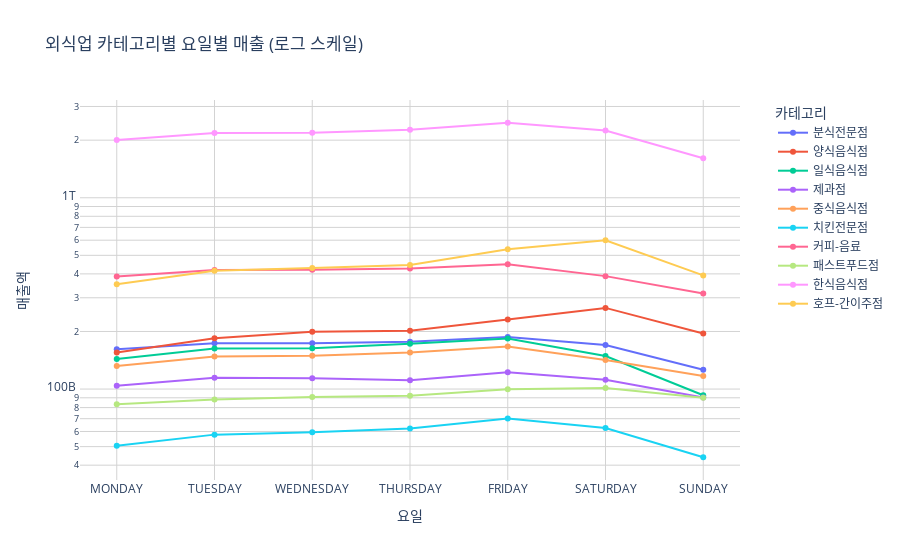

The cell this chart's notebook holds for it:
### Code cell
import pandas as pd
import plotly.express as px

# category_name을 문자열로 변환
sales_day_df['category_name'] = sales_day_df['category_name'].astype(str)

# Plotly로 꺾은선 그래프 생성
fig = px.line(
    sales_day_df,
    x='week',
    y='total_sales',
    color='category_name',
    markers=True,
    labels={
        'week': '요일',
        'total_sales': '매출액',
        'category_name': '카테고리'
    },
    title='외식업 카테고리별 요일별 매출 (로그 스케일)'
)

fig.update_xaxes(
    type='category',
    showgrid=True,
    gridcolor='lightgray'
)

# y축 로그 스케일 + 그리드 표시
fig.update_yaxes(
    type='log',
    showgrid=True,
    gridcolor='lightgray'
)

# 라인 모드 적용
fig.update_traces(mode='lines+markers')

fig.update_layout(
    legend=dict(title='카테고리', x=1.05, y=1),
    plot_bgcolor='white',
    paper_bgcolor='white'
)

# 범례 위치
fig.update_layout(legend=dict(title='카테고리', x=1.05, y=1))

fig.show()

### Figure 1 — Plotly figure (JSON) as saved in the notebook; plotly's stock layout.template omitted (floating-point values rounded to 4 significant figures)
{"data": [{"hovertemplate": "카테고리=분식전문점<br>요일=%{x}<br>매출액=%{y}<extra></extra>", "legendgroup": "분식전문점", "line": {"color": "#636efa", "dash": "solid"}, "marker": {"symbol": "circle"}, "mode": "lines+markers", "name": "분식전문점", "orientation": "v", "showlegend": true, "type": "scatter", "x": ["MONDAY", "TUESDAY", "WEDNESDAY", "THURSDAY", "FRIDAY", "SATURDAY", "SUNDAY"], "xaxis": "x", "y": [161300000000.0, 173400000000.0, 173400000000.0, 176500000000.0, 187000000000.0, 169700000000.0, 126000000000.0], "yaxis": "y"}, {"hovertemplate": "카테고리=양식음식점<br>요일=%{x}<br>매출액=%{y}<extra></extra>", "legendgroup": "양식음식점", "line": {"color": "#EF553B", "dash": "solid"}, "marker": {"symbol": "circle"}, "mode": "lines+markers", "name": "양식음식점", "orientation": "v", "showlegend": true, "type": "scatter", "x": ["MONDAY", "TUESDAY", "WEDNESDAY", "THURSDAY", "FRIDAY", "SATURDAY", "SUNDAY"], "xaxis": "x", "y": [155100000000.0, 184100000000.0, 199500000000.0, 201600000000.0, 231200000000.0, 265600000000.0, 195000000000.0], "yaxis": "y"}, {"hovertemplate": "카테고리=일식음식점<br>요일=%{x}<br>매출액=%{y}<extra></extra>", "legendgroup": "일식음식점", "line": {"color": "#00cc96", "dash": "solid"}, "marker": {"symbol": "circle"}, "mode": "lines+markers", "name": "일식음식점", "orientation": "v", "showlegend": true, "type": "scatter", "x": ["MONDAY", "TUESDAY", "WEDNESDAY", "THURSDAY", "FRIDAY", "SATURDAY", "SUNDAY"], "xaxis": "x", "y": [143700000000.0, 163100000000.0, 163600000000.0, 172300000000.0, 183800000000.0, 148800000000.0, 92770000000.0], "yaxis": "y"}, {"hovertemplate": "카테고리=제과점<br>요일=%{x}<br>매출액=%{y}<extra></extra>", "legendgroup": "제과점", "line": {"color": "#ab63fa", "dash": "solid"}, "marker": {"symbol": "circle"}, "mode": "lines+markers", "name": "제과점", "orientation": "v", "showlegend": true, "type": "scatter", "x": ["MONDAY", "TUESDAY", "WEDNESDAY", "THURSDAY", "FRIDAY", "SATURDAY", "SUNDAY"], "xaxis": "x", "y": [104100000000.0, 114700000000.0, 113800000000.0, 111000000000.0, 122300000000.0, 111900000000.0, 90310000000.0], "yaxis": "y"}, {"hovertemplate": "카테고리=중식음식점<br>요일=%{x}<br>매출액=%{y}<extra></extra>", "legendgroup": "중식음식점", "line": {"color": "#FFA15A", "dash": "solid"}, "marker": {"symbol": "circle"}, "mode": "lines+markers", "name": "중식음식점", "orientation": "v", "showlegend": true, "type": "scatter", "x": ["MONDAY", "TUESDAY", "WEDNESDAY", "THURSDAY", "FRIDAY", "SATURDAY", "SUNDAY"], "xaxis": "x", "y": [132100000000.0, 147800000000.0, 149300000000.0, 155400000000.0, 166700000000.0, 141900000000.0, 116900000000.0], "yaxis": "y"}, {"hovertemplate": "카테고리=치킨전문점<br>요일=%{x}<br>매출액=%{y}<extra></extra>", "legendgroup": "치킨전문점", "line": {"color": "#19d3f3", "dash": "solid"}, "marker": {"symbol": "circle"}, "mode": "lines+markers", "name": "치킨전문점", "orientation": "v", "showlegend": true, "type": "scatter", "x": ["MONDAY", "TUESDAY", "WEDNESDAY", "THURSDAY", "FRIDAY", "SATURDAY", "SUNDAY"], "xaxis": "x", "y": [50590000000.0, 57770000000.0, 59470000000.0, 62270000000.0, 70110000000.0, 62490000000.0, 44000000000.0], "yaxis": "y"}, {"hovertemplate": "카테고리=커피-음료<br>요일=%{x}<br>매출액=%{y}<extra></extra>", "legendgroup": "커피-음료", "line": {"color": "#FF6692", "dash": "solid"}, "marker": {"symbol": "circle"}, "mode": "lines+markers", "name": "커피-음료", "orientation": "v", "showlegend": true, "type": "scatter", "x": ["MONDAY", "TUESDAY", "WEDNESDAY", "THURSDAY", "FRIDAY", "SATURDAY", "SUNDAY"], "xaxis": "x", "y": [387100000000.0, 419500000000.0, 420800000000.0, 426700000000.0, 449400000000.0, 389300000000.0, 316100000000.0], "yaxis": "y"}, {"hovertemplate": "카테고리=패스트푸드점<br>요일=%{x}<br>매출액=%{y}<extra></extra>", "legendgroup": "패스트푸드점", "line": {"color": "#B6E880", "dash": "solid"}, "marker": {"symbol": "circle"}, "mode": "lines+markers", "name": "패스트푸드점", "orientation": "v", "showlegend": true, "type": "scatter", "x": ["MONDAY", "TUESDAY", "WEDNESDAY", "THURSDAY", "FRIDAY", "SATURDAY", "SUNDAY"], "xaxis": "x", "y": [83300000000.0, 88060000000.0, 90790000000.0, 92250000000.0, 99730000000.0, 101300000000.0, 90160000000.0], "yaxis": "y"}, {"hovertemplate": "카테고리=한식음식점<br>요일=%{x}<br>매출액=%{y}<extra></extra>", "legendgroup": "한식음식점", "line": {"color": "#FF97FF", "dash": "solid"}, "marker": {"symbol": "circle"}, "mode": "lines+markers", "name": "한식음식점", "orientation": "v", "showlegend": true, "type": "scatter", "x": ["MONDAY", "TUESDAY", "WEDNESDAY", "THURSDAY", "FRIDAY", "SATURDAY", "SUNDAY"], "xaxis": "x", "y": [2006000000000.0, 2180000000000.0, 2189000000000.0, 2268000000000.0, 2467000000000.0, 2245000000000.0, 1608000000000.0], "yaxis": "y"}, {"hovertemplate": "카테고리=호프-간이주점<br>요일=%{x}<br>매출액=%{y}<extra></extra>", "legendgroup": "호프-간이주점", "line": {"color": "#FECB52", "dash": "solid"}, "marker": {"symbol": "circle"}, "mode": "lines+markers", "name": "호프-간이주점", "orientation": "v", "showlegend": true, "type": "scatter", "x": ["MONDAY", "TUESDAY", "WEDNESDAY", "THURSDAY", "FRIDAY", "SATURDAY", "SUNDAY"], "xaxis": "x", "y": [353000000000.0, 415900000000.0, 429500000000.0, 445000000000.0, 537600000000.0, 599500000000.0, 392600000000.0], "yaxis": "y"}], "layout": {"legend": {"title": {"text": "카테고리"}, "tracegroupgap": 0, "x": 1.05, "y": 1}, "paper_bgcolor": "white", "plot_bgcolor": "white", "title": {"text": "외식업 카테고리별 요일별 매출 (로그 스케일)"}, "xaxis": {"anchor": "y", "domain": [0, 1], "gridcolor": "lightgray", "showgrid": true, "title": {"text": "요일"}, "type": "category"}, "yaxis": {"anchor": "x", "domain": [0, 1], "gridcolor": "lightgray", "showgrid": true, "title": {"text": "매출액"}, "type": "log"}}}
